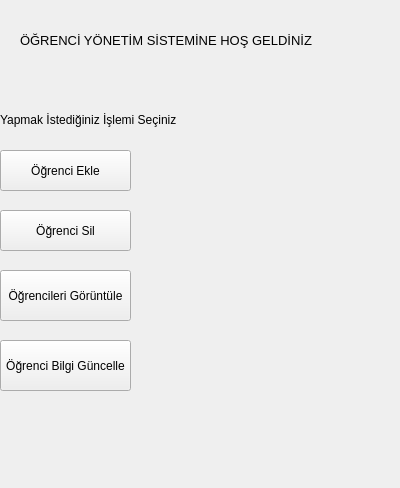
<?xml version="1.0" encoding="UTF-8"?>
<ui version="4.0">
 <class>Form_Giris</class>
 <widget class="QWidget" name="Form_Giris">
  <property name="geometry">
   <rect>
    <x>0</x>
    <y>0</y>
    <width>400</width>
    <height>488</height>
   </rect>
  </property>
  <property name="windowTitle">
   <string>Form</string>
  </property>
  <widget class="QLabel" name="label">
   <property name="geometry">
    <rect>
     <x>20</x>
     <y>30</y>
     <width>361</width>
     <height>20</height>
    </rect>
   </property>
   <property name="font">
    <font>
     <pointsize>10</pointsize>
    </font>
   </property>
   <property name="cursor">
    <cursorShape>ForbiddenCursor</cursorShape>
   </property>
   <property name="text">
    <string>ÖĞRENCİ YÖNETİM SİSTEMİNE HOŞ GELDİNİZ</string>
   </property>
  </widget>
  <widget class="QLabel" name="label_2">
   <property name="geometry">
    <rect>
     <x>0</x>
     <y>110</y>
     <width>251</width>
     <height>20</height>
    </rect>
   </property>
   <property name="font">
    <font>
     <pointsize>9</pointsize>
    </font>
   </property>
   <property name="cursor">
    <cursorShape>ForbiddenCursor</cursorShape>
   </property>
   <property name="text">
    <string>Yapmak İstediğiniz İşlemi Seçiniz</string>
   </property>
   <property name="textFormat">
    <enum>Qt::AutoText</enum>
   </property>
  </widget>
  <widget class="QPushButton" name="pushButton_ekle">
   <property name="geometry">
    <rect>
     <x>0</x>
     <y>150</y>
     <width>131</width>
     <height>41</height>
    </rect>
   </property>
   <property name="cursor">
    <cursorShape>ArrowCursor</cursorShape>
   </property>
   <property name="text">
    <string>Öğrenci Ekle</string>
   </property>
  </widget>
  <widget class="QPushButton" name="pushButton_sil">
   <property name="geometry">
    <rect>
     <x>0</x>
     <y>210</y>
     <width>131</width>
     <height>41</height>
    </rect>
   </property>
   <property name="text">
    <string>Öğrenci Sil</string>
   </property>
  </widget>
  <widget class="QPushButton" name="pushButton_goruntule">
   <property name="geometry">
    <rect>
     <x>0</x>
     <y>270</y>
     <width>131</width>
     <height>51</height>
    </rect>
   </property>
   <property name="text">
    <string>Öğrencileri Görüntüle</string>
   </property>
  </widget>
  <widget class="QPushButton" name="pushButton_guncelle">
   <property name="geometry">
    <rect>
     <x>0</x>
     <y>340</y>
     <width>131</width>
     <height>51</height>
    </rect>
   </property>
   <property name="text">
    <string>Öğrenci Bilgi Güncelle</string>
   </property>
  </widget>
 </widget>
 <resources/>
 <connections/>
</ui>
